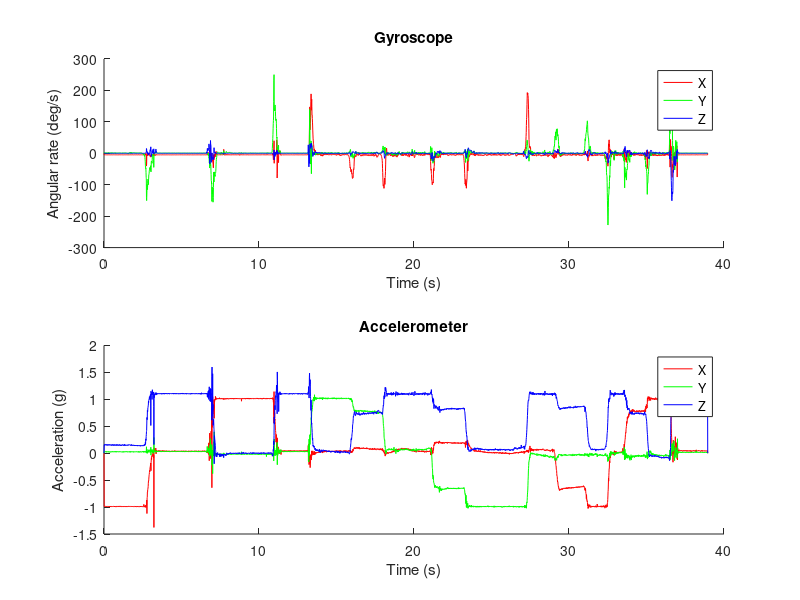

Here is the MATLAB script that generated this plot: (Note: this script raises an error after producing the figure.)
clear all
close all

data = csvread('data_a_g.csv');

Accelerometer = data(:, 1:3);
Gyroscope = data(:, 4:6);

taxa = 0.01;

time = 0:taxa:(length(data)-1)*taxa;

addpath('quaternion_library');

figure('Name', 'Sensor Data');
axis(1) = subplot(2,1,1);
hold on;
plot(time, Gyroscope(:,1), 'r');
plot(time, Gyroscope(:,2), 'g');
plot(time, Gyroscope(:,3), 'b');
legend('X', 'Y', 'Z');
xlabel('Time (s)');
ylabel('Angular rate (deg/s)');
title('Gyroscope');
hold off;
axis(2) = subplot(2,1,2);
hold on;
plot(time, Accelerometer(:,1), 'r');
plot(time, Accelerometer(:,2), 'g');
plot(time, Accelerometer(:,3), 'b');
legend('X', 'Y', 'Z');
xlabel('Time (s)');
ylabel('Acceleration (g)');
title('Accelerometer');
hold off;
print SensorData.pdf;
linkaxes(axis, 'x');

AHRS = MadgwickAHRS('SamplePeriod', 1/100, 'Beta', 0.3);

quaternion = zeros(length(time), 4);
for t = 1:length(time)
    AHRS.UpdateIMU(Gyroscope(t,:) * (pi/180), Accelerometer(t,:));
    quaternion(t, :) = AHRS.Quaternion;
end

euler = quatern2euler(quaternConj(quaternion)) * (180/pi);

figure('Name', 'Euler Angles');
hold on;
plot(time, euler(:,1), 'r');
plot(time, euler(:,2), 'g');
plot(time, euler(:,3), 'b');
title('Euler angles');
xlabel('Time (s)');
ylabel('Angle (deg)');
legend('\phi', '\theta', '\psi');
hold off;
print Angulos.pdf;
